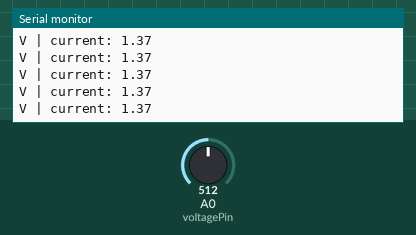
The program below on a simulated Arduino Leonardo, built with avr-gcc and run on an emulated ATmega32U4. Parts: the last lines printed to the serial monitor. Inputs (shaded band) come from the test bench; at power-on: A0 (voltagePin) = 512.

Above: at 1.2 s.
1.3 s: A0 (voltagePin) set to 716
At 1.32 s:
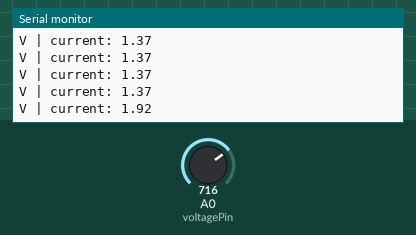
2.8 s: A0 (voltagePin) set to 900
At 2.83 s:
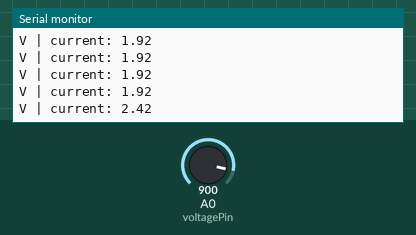
Timing chart, 0 to 5.8 s (numbered marks = the images above; inputs shaded):
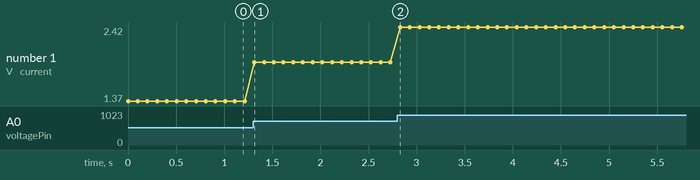

Measured:
- after the input at 1.3 s, the serial monitor: prints a new line at once (image 1)
- after the input at 2.8 s, the serial monitor: prints a new line at once (image 2)
- plotted number 1: 1.37 → 1.92 after the input at 1.3 s, 1.92 → 2.42 after the input at 2.8 s

The program:

main.cpp
```cpp
//This is meant to run on arduino
#include <Arduino.h>
#include "current_mapping.h"

//Pin should change based on the hardware setup
int const voltagePin = A0;

void setup() {
  Serial.begin(115200);
  //analogReadResolution(12);
}

//Just a loop that reads the voltage from the custom
//Current sensor (electrical) and maps it to current
void loop() {
  int rawADC = analogRead(voltagePin);

  double input_voltage = (rawADC * 3.3) / 4095.0;

  double output_current = current_to_voltage(input_voltage);

  Serial.print("V | current: ");
  Serial.println(output_current);

  delay(100);
}
```

current_mapping.h
```cpp
#ifndef CURRENT_MAPPING_H
#define CURRENT_MAPPING_H

double current_to_voltage(double input_voltage);

#endif // CURRENT_MAPPING_H
```

current_mapping.cpp
```cpp
//Constants for first linear function
double const a_1 = 4.52476;
double const b_1 = 0.02717;

//Constants for second linear function
double const a_2 = 0.53125;
double const b_2 = 0.002125;

//Constants for third linear function
double const a_3 = 3.33;
double const b_3 = 0.0;

//Function to map current to voltage linearly
double current_to_voltage_spice_data(double input_voltage) {
    return a_1 * input_voltage + b_1;
}

double current_to_voltage_real_data_small_data(double input_voltage) {
    return a_2 * input_voltage + b_2;
}

double current_to_voltage_real_data_medium_data(double input_voltage) {
    return a_3 * input_voltage + b_3;
}

//Main function to map current to voltage based on the input voltage range
double current_to_voltage(double input_voltage) {
    if(input_voltage < 0.2) {
        return current_to_voltage_real_data_small_data(input_voltage);
    }else if(input_voltage < 1 && input_voltage >= 0.2) {
        return current_to_voltage_real_data_medium_data(input_voltage);
    }else {
        return current_to_voltage_spice_data(input_voltage);
    }
}
```
